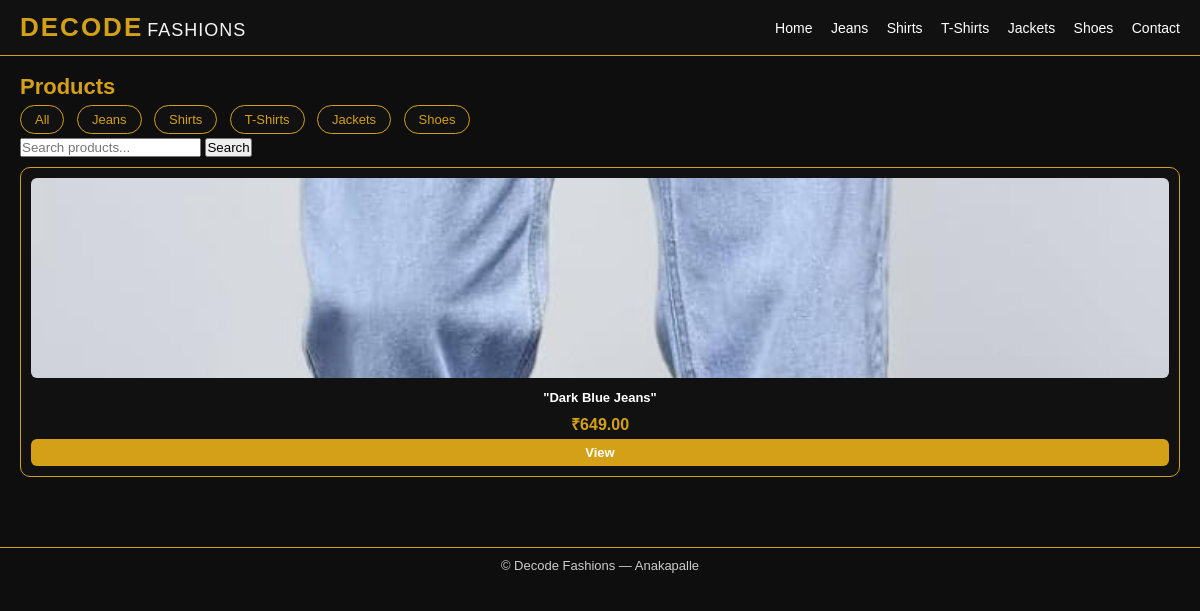
Screenshot of /products/?category=jeans with the database file from the repository.
### shop/models.py (models this page shows, shortened)
class Product(models.Model):
    CATEGORY_CHOICES = [
        ("jeans", "Jeans"),
        ("shirt", "Shirts"),
        ("tshirt", "T-Shirts"),
        ("jacket", "Jackets"),
        ("shoes", "Shoes"),
    ]
    name = models.CharField(max_length=100)
    category = models.CharField(max_length=20, choices=CATEGORY_CHOICES)
    price = models.DecimalField(max_digits=10, decimal_places=2)
    description = models.TextField(blank=True)
    image = models.ImageField(upload_to="products/", blank=True, null=True)
    active = models.BooleanField(default=True)
    created_at = models.DateTimeField(auto_now_add=True)
    class Meta:
        ordering = ["-created_at"]

### shop/views.py (the view)
# urls.py: path('products/', views.product_list, name='product_list'),
def product_list(request):
    products = Product.objects.filter(active=True)
    category = request.GET.get('category')
    if category:
        products = products.filter(category=category)
    q = request.GET.get('q')
    if q:
        products = products.filter(name__icontains=q)
    return render(request, 'product_list.html', {'products': products})

### shop/templates/product_list.html
{% extends 'base.html' %}
{% block content %}
<h2>Products</h2>
<div class="top-bar">
  <div class="filter-bar">
    <a href="{% url 'product_list' %}" class="filter-btn">All</a>
    <a href="?category=jeans" class="filter-btn">Jeans</a>
    <a href="?category=shirt" class="filter-btn">Shirts</a>
    <a href="?category=tshirt" class="filter-btn">T-Shirts</a>
    <a href="?category=jacket" class="filter-btn">Jackets</a>
    <a href="?category=shoes" class="filter-btn">Shoes</a>
  </div>
  <form method="get" class="search-form">
    <input type="text" name="q" placeholder="Search products..." value="{{ request.GET.q }}">
    <button type="submit">Search</button>
  </form>
</div>
<div class="product-grid">
  {% for p in products %}
  <div class="product-card">
  <a href="{% url 'product_detail' p.pk %}">
    {% if p.image %}
      <img src="{{ p.image.url }}" alt="{{ p.name }}">
    {% endif %}
    <h3>{{ p.name }}</h3>
  </a>
  <p class="price">₹{{ p.price }}</p>
  <a class="button" href="{% url 'product_detail' p.pk %}">View</a>
</div>
  {% empty %}
  <p>No products found.</p>
  {% endfor %}
</div>
{% endblock %}

### shop/static/css/style.css (style rules this page uses)
:root { --gold: #d4a017; --text-light: #ffffff; }
* { margin: 0; padding: 0; box-sizing: border-box; }
body { background: #0e0e0e; color: var(--text-light); font-family: Arial, sans-serif; }
h2 { margin: 18px 0 10px 0; font-size: 22px; color: var(--gold); }
.button { display: inline-block; background: var(--gold); color: #000; padding: 6px 14px; border-radius: 6px; text-decoration: none; font-size: 13px; font-weight: 600; }
.filter-bar { margin: 10px 0; }
.filter-btn { padding: 6px 14px; background: #111; border: 1px solid var(--gold); border-radius: 999px; text-decoration: none; color: var(--gold); font-size: 13px; margin-right: 8px; }
.product-grid { display: grid; grid-template-columns: repeat(auto-fit, minmax(160px, 1fr)); gap: 16px; padding: 10px 0; }
.product-card { background: #111; border: 1px solid var(--gold); border-radius: 10px; padding: 10px; text-align: center; display: flex; flex-direction: column; justify-content: space-between; }
.product-card img { width: 100%; height: 200px; object-fit: cover; border-radius: 6px; margin-bottom: 8px; }
.product-card h3 { font-size: 13px; margin-bottom: 4px; }
.product-card a { color: inherit; text-decoration: none; }
.price { color: var(--gold); font-size: 16px; font-weight: 600; margin: 4px 0; }

### rows the page displays
Product: image (picture), name "\"Dark Blue Jeans\"", price "649.00"
